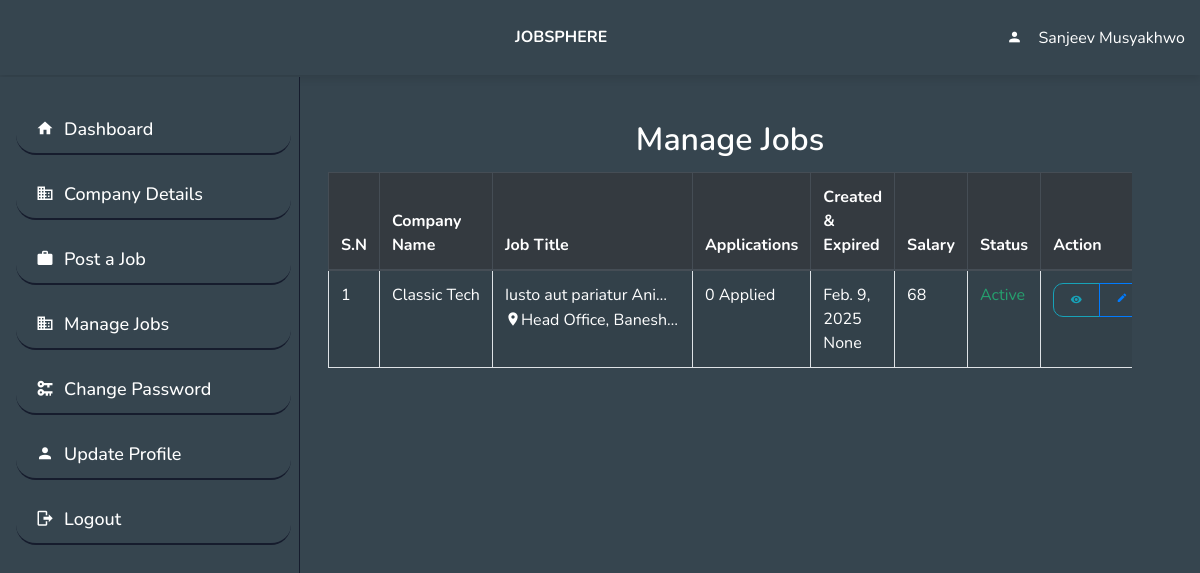
The app's page /job/joblist_percompany/ (signed in), older data.
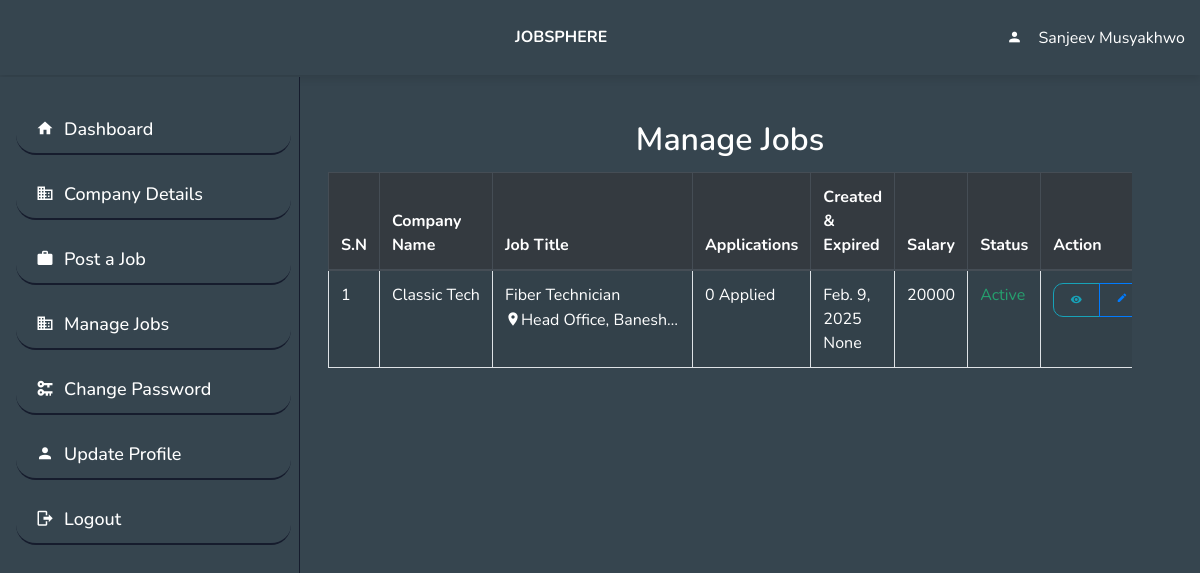
The same page, newer data.
### job/models.py (models this page shows, shortened)
class Job(models.Model):
    company = models.ForeignKey(Company, on_delete=models.CASCADE)  # Renamed for clarity
    title = models.CharField(max_length=200)
    post_date_time = models.DateTimeField(auto_now_add=True, editable=False)
    date_posted = models.DateField(auto_now_add=True)
    salary = models.PositiveIntegerField()
    pay_mode = models.CharField(max_length=20, choices=PAY_MODE)
    job_type = models.CharField(max_length=50, choices=JOB_TYPE)
    job_location = models.CharField(max_length=200, choices=JOB_LOCATION)
    job_category = models.CharField(max_length=200, choices=JOB_CATEGORY)
    expiry_date = models.DateTimeField(null=True, blank=True)
    job_description = models.TextField()
    status = models.CharField(max_length=50, choices=STATUS, default='Pending')

### company/models.py (models this page shows)
class Company(models.Model):
    user = models.OneToOneField(User, on_delete=models.CASCADE)
    name = models.CharField(max_length=200)
    address = models.CharField(max_length=50, null= True)
    email = models.EmailField(max_length=50)
    phone_number = models.CharField(max_length=13)
    website = models.URLField()
    founded_in = models.PositiveIntegerField()
    primary_industry = models.CharField(max_length=100, choices=PRIMARY_INDUSTRY)
    province = models.CharField(max_length=20, choices=PROVINCE_CHOICES)
    company_size = models.CharField(max_length=20,choices=COMPANY_SIZES)
    country = models.CharField(max_length=20, choices=COUNTRY_CHOICES)
    linkedin = models.URLField()
    instagram = models.URLField()
    facebook = models.URLField()
    about_company = models.TextField()
    def __str__(self):
        return f"{self.name}"

### job/views.py (the view)
# urls.py: path('joblist_percompany/', views.joblist_percompany, name='joblist_percompany'),
def joblist_percompany(request):
  company = Company.objects.get(pk = request.user.company.pk)
  jobs = company.job_set.all().order_by('-id')
  context = {'jobs': jobs}
  return render(request, 'job/joblist_percompany.html', context)

### templates/job/joblist_percompany.html (shortened to what this page needs)
{% extends "base.html" %}
{% block content %}
<div class="container-fluid p-5">
  <h2 class="text-center mt-0 text-white">Manage Jobs</h2>
  <div class="table-responsive">
    <table class="table table-bordered table-hover table-striped">
      <thead class="thead-dark">
        <tr>
          <th scope="col">S.N</th>
          <th scope="col">Company Name</th>
          <th scope="col">Job Title</th>
          <th scope="col">Applications</th>
          <th scope="col">Created & Expired</th>
          <th scope="col">Salary</th>
          <th scope="col">Status</th>
          <th scope="col">Action</th>
        </tr>
      </thead>
      <tbody>
        {% for job in jobs %}
        <tr>
          <td class="text-white">{{ forloop.counter }}</td>
          <td class="text-truncate" style="max-width: 150px;">
            <a href="{% url 'company:company_detail' job.company.pk %}" class="text-white">{{ job.company }}</a></td>
          <td class="text-truncate text-white" style="max-width: 200px;">
            <a href="{% url 'job:job_details' job.pk %}" class="text-white">
            {{ job.title }} </a><br> <i class="mdi mdi-map-marker"></i>{{ job.company.address }}
          </td>
          <td> <a href="{% url 'job:jobapplicants_perjob' job.pk %}" class="text-white"> {{ job.jobapplication_set.all.count }} Applied </a></td>
          <td class="text-white">
            {{ job.date_posted }}<br>
            <span>{{ job.expiry_date }}</span>
          </td>
          <td class="text-white">{{ job.salary }}</td>
          <td class="status">
            {% if job.status == 'Pending' %}
              <span class="text-warning">Pending</span>
            {% elif job.status == 'Active' %}
              <span class="text-success">Active</span>
            {% else %}
              <span class="text-danger">Expired</span>
            {% endif %}
          </td>
          <td>
            <div class="btn-group" role="group">
              <a href="{% url 'job:job_details' job.pk %}" class="btn btn-sm btn-outline-info" role="button" title="View">
                <i class="mdi mdi-eye"></i>
              </a>
              <a href="{% url 'job:update_job' job.pk %}" class="btn btn-sm btn-outline-primary" role="button" title="Edit">
                <i class="mdi mdi-border-color"></i>
              </a>
            </div>
          </td>
        </tr>
        {% empty %}
        <tr>
          <td colspan="8" class="text-center">No jobs available</td>
        </tr>
        {% endfor %}
      </tbody>
    </table>
  </div>
</div>
{% endblock content %}

Row changes from the older to the newer data that the page shows:
changed Job "None": title "Iusto aut pariatur Ani…" → "Fiber Technician"; salary "68" → "20000"
